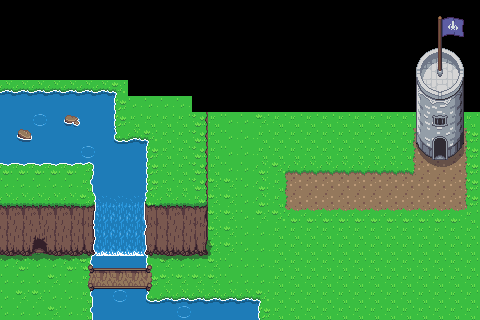

Below is a game level as drawn by its tile map, then a one-line description and the .tmx file that defines it, in full:
An orthogonal 30x20 tile map with 16x16 px tiles, 3 tile layers (UnderneathLayer, GroundLayer, StructureDetailLayer).

<map version="1.10" tiledversion="1.10.2" orientation="orthogonal" renderorder="right-down" width="30" height="20" tilewidth="16" tileheight="16" infinite="0" nextlayerid="6" nextobjectid="13">
 <tileset firstgid="1" source="Overworld.tsx" />
 <layer id="3" name="UnderneathLayer" width="30" height="20">
  <data encoding="csv">
0,0,0,0,0,0,0,0,0,0,0,0,0,0,0,0,0,0,0,0,0,0,0,0,0,0,0,0,0,0,
0,0,0,0,0,0,0,0,0,0,0,0,0,0,0,0,0,0,0,0,0,0,0,0,0,0,0,0,0,0,
0,0,0,0,0,0,0,0,0,0,0,0,0,0,0,0,0,0,0,0,0,0,0,0,0,0,0,0,0,0,
0,0,0,0,0,0,0,0,0,0,0,0,0,0,0,0,0,0,0,0,0,0,0,0,0,0,0,0,0,0,
0,0,0,0,0,0,0,0,0,0,0,0,0,0,0,0,0,0,0,0,0,0,0,0,0,0,0,0,0,0,
0,0,0,0,0,0,0,0,0,0,0,0,0,0,0,0,0,0,0,0,0,0,0,0,0,0,0,0,0,0,
0,0,0,0,0,0,0,0,406,406,406,406,0,0,0,0,0,0,0,0,0,0,0,0,0,0,0,0,0,0,
0,0,0,0,0,0,0,0,0,0,0,0,0,0,0,0,0,0,0,0,0,0,0,0,0,0,0,0,0,0,
0,0,0,0,0,0,0,0,0,0,0,0,0,0,0,0,0,0,0,0,0,0,0,0,0,0,0,0,0,0,
0,0,0,0,0,0,0,0,0,0,0,0,0,0,0,0,0,0,0,0,0,0,0,0,0,0,1202,1202,1202,0,
0,0,0,0,0,0,0,0,0,0,0,0,0,0,0,0,0,0,0,0,0,0,0,0,0,0,1202,1202,1202,0,
406,406,406,406,406,0,0,0,0,0,0,0,0,0,0,0,0,0,0,0,0,0,0,0,0,0,0,0,0,0,
0,0,0,0,0,0,0,0,0,0,0,0,0,0,0,0,0,0,0,0,0,0,0,0,0,0,0,0,0,0,
0,0,0,0,0,0,0,0,0,0,0,0,0,0,0,0,0,0,0,0,0,0,0,0,0,0,0,0,0,0,
0,0,0,0,0,0,0,0,0,0,0,0,0,368,0,0,0,0,0,0,0,0,0,0,0,0,0,0,0,0,
366,366,366,366,366,366,0,0,0,0,368,368,368,368,0,0,0,0,0,0,0,0,0,0,0,0,0,0,0,0,
406,366,406,406,366,0,0,0,0,0,368,406,406,0,0,0,0,0,0,0,0,0,0,0,0,0,0,0,0,0,
0,0,0,0,0,0,0,0,0,0,0,0,0,0,0,0,0,0,0,0,0,0,0,0,0,0,0,0,0,0,
0,0,0,0,0,0,0,0,0,0,0,0,0,0,0,0,0,0,0,0,0,0,0,0,0,0,0,0,0,0,
0,0,0,0,0,0,0,0,0,0,0,0,0,0,0,0,0,0,0,0,0,0,0,0,0,0,0,0,0,0
</data>
 </layer>
 <layer id="1" name="GroundLayer" width="30" height="20">
  <data encoding="csv">
0,0,0,0,0,0,0,0,0,0,0,0,0,0,0,0,0,0,0,0,0,0,0,0,0,0,0,0,0,0,
0,0,0,0,0,0,0,0,0,0,0,0,0,0,0,0,0,0,0,0,0,0,0,0,0,0,0,0,0,0,
0,0,0,0,0,0,0,0,0,0,0,0,0,0,0,0,0,0,0,0,0,0,0,0,0,0,0,0,0,0,
0,0,0,0,0,0,0,0,0,0,0,0,0,0,0,0,0,0,0,0,0,0,0,0,0,0,841,842,843,0,
0,0,0,0,0,0,0,0,0,0,0,0,0,0,0,0,0,0,0,0,0,0,0,0,0,0,881,882,883,0,
244,244,244,244,244,244,244,245,0,0,0,0,0,0,0,0,0,0,0,0,0,0,0,0,0,0,921,922,923,0,
284,284,284,284,284,284,284,285,0,0,0,0,0,0,0,0,0,0,0,0,0,0,0,0,0,0,961,962,963,0,
284,284,124,284,284,284,284,285,1,1,1,1,407,1,406,406,368,1,1,1,1,1,1,1,1,1,1001,1002,1003,1,
284,284,284,284,284,284,284,403,244,245,1,1,407,1,406,406,1,1,1,1,1,1,1,1,1,1201,1041,1042,1043,1203,
284,284,284,284,284,124,284,284,284,285,1,1,407,1,406,406,1,1,1,1,1,1,1,1,1,1201,1081,1082,1083,1203,
324,324,324,324,324,364,284,284,284,285,1,1,407,1,406,406,366,1161,1162,1162,1162,1162,1162,1162,1162,1322,1121,1122,1123,1203,
0,0,0,0,0,283,284,284,284,285,1,1,407,368,368,406,366,1201,1202,1202,1202,1202,1202,1202,1202,1202,1202,1202,1202,1203,
446,446,446,446,446,690,259,259,259,691,446,446,447,368,368,406,366,1201,1202,1202,1202,1202,1202,1202,1202,1202,1202,1202,1202,1203,
486,486,486,486,486,730,299,299,299,731,486,486,487,368,368,406,368,1241,1242,1242,1242,1242,1242,1242,1242,1242,1242,1242,1242,1243,
526,526,448,526,526,770,299,299,299,771,526,526,527,368,368,406,406,1,1,1,1,1,1,1,1,1,1,1,1,1,
566,566,488,566,566,810,339,339,339,811,566,566,567,568,368,406,406,1,1,1,1,1,1,1,1,1,1,1,1,1,
606,606,606,606,606,850,284,284,284,851,606,606,607,368,406,406,406,1,1,1,1,1,1,1,1,1,1,1,1,1,
406,406,406,368,406,283,284,284,284,285,368,368,368,368,406,406,406,1,1,1,1,1,1,1,1,1,1,1,1,1,
406,368,368,406,406,283,284,124,284,403,244,244,244,244,244,244,245,1,1,1,1,1,1,1,1,1,1,1,1,1,
406,406,406,368,406,283,284,284,284,284,284,124,284,284,284,284,285,1,1,1,1,1,1,1,1,1,1,1,1,1
</data>
 </layer>
 <layer id="5" name="StructureDetailLayer" width="30" height="20">
  <data encoding="csv">
0,0,0,0,0,0,0,0,0,0,0,0,0,0,0,0,0,0,0,0,0,0,0,0,0,0,0,0,0,0,
0,0,0,0,0,0,0,0,0,0,0,0,0,0,0,0,0,0,0,0,0,0,0,0,0,0,0,1164,1165,0,
0,0,0,0,0,0,0,0,0,0,0,0,0,0,0,0,0,0,0,0,0,0,0,0,0,0,0,1204,1205,0,
0,0,0,0,0,0,0,0,0,0,0,0,0,0,0,0,0,0,0,0,0,0,0,0,0,0,0,1244,0,0,
0,0,0,0,0,0,0,0,0,0,0,0,0,0,0,0,0,0,0,0,0,0,0,0,0,0,0,1125,0,0,
0,0,0,0,0,0,0,0,0,0,0,0,0,0,0,0,0,0,0,0,0,0,0,0,0,0,0,0,0,0,
0,0,0,0,0,0,0,0,0,0,0,0,0,0,0,0,0,0,0,0,0,0,0,0,0,0,0,0,0,0,
0,0,0,0,414,0,0,0,0,0,0,0,0,0,0,0,0,0,0,0,0,0,0,0,0,0,0,844,0,0,
0,412,0,0,0,0,0,0,0,0,0,0,0,0,0,0,0,0,0,0,0,0,0,0,0,0,0,106,0,0,
0,0,0,0,0,0,0,0,0,0,0,0,0,0,0,0,0,0,0,0,0,0,0,0,0,0,0,146,0,0,
0,0,0,0,0,0,0,0,0,0,0,0,0,0,0,0,0,0,0,0,0,0,0,0,0,0,0,0,0,0,
0,0,0,0,0,0,0,0,0,0,0,0,0,0,0,0,0,0,0,0,0,0,0,0,0,0,0,0,0,0,
0,0,0,0,0,0,0,0,0,0,0,0,0,0,0,0,0,0,0,0,0,0,0,0,0,0,0,0,0,0,
0,0,0,0,0,0,0,0,0,0,0,0,0,0,0,0,0,0,0,0,0,0,0,0,0,0,0,0,0,0,
0,0,0,0,0,0,0,0,0,0,0,0,0,0,0,0,0,0,0,0,0,0,0,0,0,0,0,0,0,0,
0,0,0,0,0,0,0,0,0,0,0,0,0,0,0,0,0,0,0,0,0,0,0,0,0,0,0,0,0,0,
0,0,0,0,0,249,250,250,250,251,0,0,0,0,0,0,0,0,0,0,0,0,0,0,0,0,0,0,0,0,
0,0,0,0,0,289,290,290,290,291,0,0,0,0,0,0,0,0,0,0,0,0,0,0,0,0,0,0,0,0,
0,0,0,0,0,329,330,330,330,331,0,0,0,0,0,0,0,0,0,0,0,0,0,0,0,0,0,0,0,0,
0,0,0,0,0,0,0,0,0,0,0,0,0,0,0,0,0,0,0,0,0,0,0,0,0,0,0,0,0,0
</data>
 </layer>
 <objectgroup id="2" name="Structures" />
</map>
